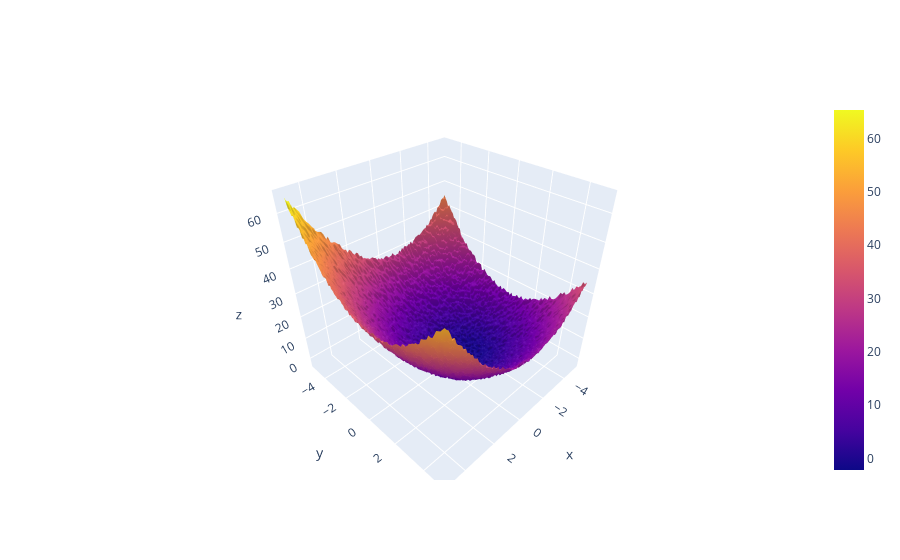

Notebook code for this chart:
### Code cell
# definition of arguments
x, y = np.linspace(-5, 5, 100), np.linspace(-5, 5, 100)

# production of function data
z = simple_quadratic(x,y)

#actual plot
fig = go.Figure(data=[go.Surface(z=z, x=x, y=y)])
fig.update_layout()
fig.show()
